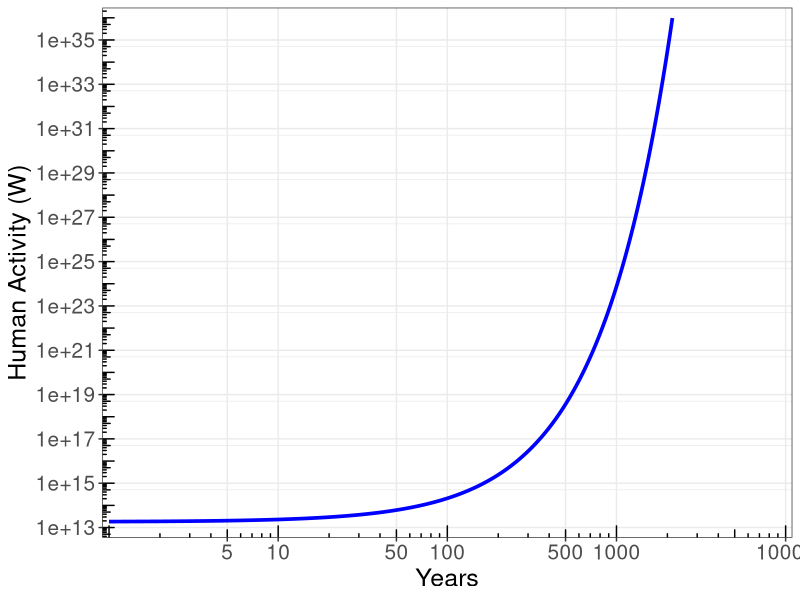
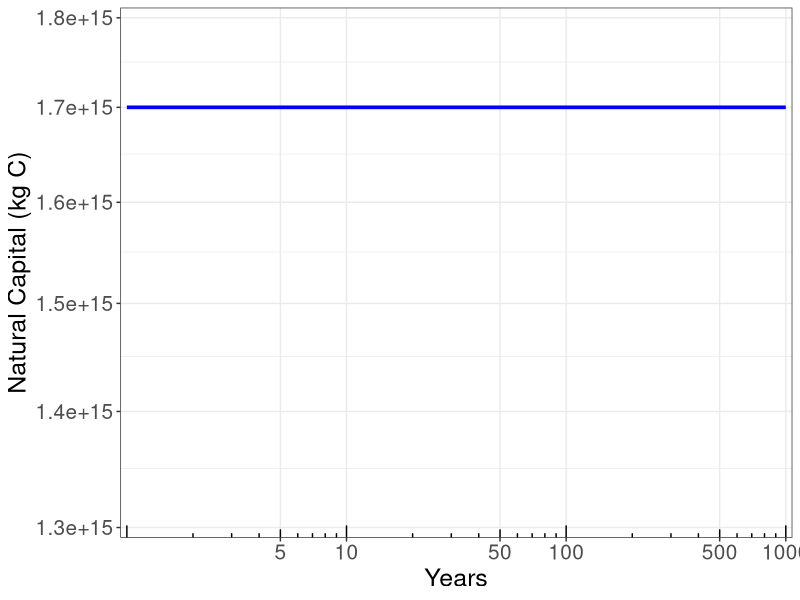

Recreate these plots in R, in order.
# Simulation: Sim02_FastTech_4Jun2014
# Description: green tech progress faster than overall growth
# last modified: by Dwayne June 4, 2014

###################################################################################
# load libraries
library("ggplot2")
library("grid")
library("scales")
###################################################################################
# CONSTANTS AND AUXILIARY VARIABLES

# run controls
starting_year <- 1
ending_year <- 10000

# constants
Rate_of_Increase_in_Human_Activity <- 0.02475 # /yr
Primary_Productivity <- 5.36e13 # kg C/yr
Replenishment_of_Natural_Capital <- Primary_Productivity
Unit_Depletion_of_Natural_Capital_t0 <- 5.5079e-08 # kg C / J/yr human activity
# Rate_of_Decrease_in_Unit_Depletion_of_Natural_Capital <- 0.0025 # /yr
Rate_of_Decrease_in_Unit_Depletion_of_Natural_Capital <- 0.03 # /yr
Effect_of_Natural_Capital_Depletion_on_Human_Activity <- 1.65e-16 # / kg C
Decrease_in_Human_Activity_t0 <- 0
Natural_Capital_Gap_t0 <- 0

# initialize stocks
Natural_Capital_t0 <- 1.70e15
Natural_Capital_NCU_t0 <- 100

Human_Activity_t0 <- 5.84063e20

Human_Activity_W_t0 <- # human activity, W
  Human_Activity_t0 * # human activity, J/yr
  1 * # 1 W / J/s
  1 / (365 * 24 * 60 * 60) # 1 yr / (365 d/yr * 24 hr/d * 60 min/hr * 60 s/min

Kardashev_Scale_t0 <- (log(Human_Activity_W_t0, 10) - 6) / 10


###################################################################################


###################################################################################
# STOCK 1: Human_Activity
# Units: J/yr
# Initial Value: 
#   Human_Activity_t0 <- 5.84063e14
#
# Inflow: Increase_in_Human_Activity
# Units: J/yr/yr
# Relationship:
#   Human_Activity (J/yr) * Rate_of_Increase_in_Human_Activity (/yr)

# Outflow: Decrease_in_Human_Activity
# Units: J/yr/yr
# Relationship:
#   (Natural_Capital_t0, kg C - Natural_Capital, kg C) *
#     Effect_of_Natural_Capital_Depletion_on_Human_Activity, J/yr/yr / kg C)
#
###################################################################################
# STOCK 2: Natural_Capital
# Units: kg C
# Initial Value: 
# Natural_Capital_t0 <- 1.70e15
# Constraint: must be <= initial value
#
# Inflow: Replenishment_of_Natural_Capital
# Units: kg C/yr
# Relationship: = Primary_Productivity (kg C/yr)

# Outflow: Depletion_of_Natural_Capital
# Units: kg C/yr
# Relationship: 
#   Initial Value: Depletion_of_Natural_Capital_t0, (kg C/J/yr)
#   Thereafter: Effect_of_Natural_Capital_Depletion_on_Human_Activity(t-1), (kg C/J/yr) * 
#     (1 - Rate_of_Decrease_in_Depletion_of_Natural_Capital), (/yr) *
#     Human_Activity(t-1) (J/yr)

# Natural_Capital <- min(Natural_Capital, Natural_Capital_t0) 
#     
###################################################################################
# SIMULATION
#
# initialize values

year <- starting_year

Depletion_of_Natural_Capital_t0 <- 
  Unit_Depletion_of_Natural_Capital_t0 * Human_Activity_t0

Output <- c(year, 
            Human_Activity_t0, 
            Human_Activity_W_t0,
            Kardashev_Scale_t0,
            Natural_Capital_t0,
            Natural_Capital_NCU_t0,
            Replenishment_of_Natural_Capital,
            Unit_Depletion_of_Natural_Capital_t0,
            Depletion_of_Natural_Capital_t0,
            Natural_Capital_Gap_t0,
            Decrease_in_Human_Activity_t0)

# names(Output) <- c("Year", 
#                        "Human_Activity", 
#                        "Kardashev_Scale",
#                        "Natural_Capital",
#                        "Natural_Capital_NCU",
#                        "Replenishment_of_Natural_Capital",
#                        "Unit_Depletion_of_Natural_Capital",
#                        "Depletion_of_Natural_Capital",
#                        "Natural_Capital_Gap",
#                        "Decrease_in_Human_Activity")

Human_Activity <- Human_Activity_t0
Natural_Capital <- Natural_Capital_t0
Unit_Depletion_of_Natural_Capital <- Unit_Depletion_of_Natural_Capital_t0

# complete simulation
while (year < ending_year) {
  Output_tminus1 <- Output
  year <- year + 1  
  
  # increment rate of natural capital depletion per unit human activity
  Unit_Depletion_of_Natural_Capital <- 
    Unit_Depletion_of_Natural_Capital *
    (1 - Rate_of_Decrease_in_Unit_Depletion_of_Natural_Capital)
  
  Depletion_of_Natural_Capital <- 
    Unit_Depletion_of_Natural_Capital * Human_Activity
  
  Natural_Capital_Gap <- Natural_Capital_t0 - Natural_Capital

  Decrease_in_Human_Activity <-
    Natural_Capital_Gap * 
    Effect_of_Natural_Capital_Depletion_on_Human_Activity *
    Human_Activity
  
  # perform mass balance on stocks
  
  Human_Activity <-
    Human_Activity +
    Human_Activity * Rate_of_Increase_in_Human_Activity - 
    Decrease_in_Human_Activity

  Natural_Capital <-
    Natural_Capital +
    Replenishment_of_Natural_Capital - 
    Depletion_of_Natural_Capital
  
  #constrain natural capital to less than or equal to initial value
  Natural_Capital <- min(Natural_Capital, Natural_Capital_t0)
  Natural_Capital <- max(Natural_Capital, 0)
  
  # define an arbitrary unit of natural capital
  Natural_Capital_NCU <- Natural_Capital * 100 / Natural_Capital_t0
  
  # calculate human activity in W and the Kardashev Scale
  Human_Activity_W <- # human activity, W
    Human_Activity * # human activity, J/yr
    1 * # 1 W / J/s
    1 / (365 * 24 * 60 * 60) # 1 yr / (365 d/yr * 24 hr/d * 60 min/hr * 60 s/min
  
  Kardashev_Scale <- (log(Human_Activity_W, 10) - 6) / 10
  if (Kardashev_Scale >= 3.0) break
  
  # add newest values to output data set
  new_output <- c(year, 
                  Human_Activity,
                  Human_Activity_W,
                  Kardashev_Scale,
                  Natural_Capital,
                  Natural_Capital_NCU,
                  Replenishment_of_Natural_Capital,
                  Unit_Depletion_of_Natural_Capital,
                  Depletion_of_Natural_Capital,
                  Natural_Capital_Gap,
                  Decrease_in_Human_Activity)
  
  names(new_output) <- c("Year", 
                         "Human_Activity",
                         "Human_Activity_W",
                         "Kardashev_Scale",
                         "Natural_Capital",
                         "Natural_Capital_NCU",
                         "Replenishment_of_Natural_Capital",
                         "Unit_Depletion_of_Natural_Capital",
                         "Depletion_of_Natural_Capital",
                         "Natural_Capital_Gap",
                         "Decrease_in_Human_Activity")

  Output <- rbind(Output, new_output)

}
###################################################################################

#Output # uncomment to print output data set if desired

# plot outputs of interest

# # plot human activity stock
# plot(
#   Output[,3]~Output[,1],
#   type="l",
#   xlab="Year",
#   ylab="Human Activity (Kardashev Scale)",
#   log="x"
#   )
# 
# # plot natural capital stock
# plot(
#   Output[,1], Output[,5],
#   log="x",
#   type="l",
#   xlab="Year",
#   ylab="Natural Capital (arbitrary units, 2013=100)"
#   )

# plot outputs in ggplot2

# convert from a matrix to a data frame (required for ggplot)
Output_df <- as.data.frame(Output)

# PLOT HUMAN ACTIVITY (FIGURE 13)
# assign data to be plotted
Human_Activity_Plot_1 <- ggplot(
  data = Output_df, # data set
  aes(x = Output_df$Year, # x variable
      y = Output_df$Human_Activity_W # y variable
  ),
)

# assign type of plot and any statistics to calculate
Human_Activity_Plot_2 <- Human_Activity_Plot_1 + 
  geom_line( # a basic line
    stat = "identity", # plot the actual value, no statistical transformation
    color = "blue", # set the line color
    size = 1.25 # set the line width
  )

# assign a theme
Human_Activity_Plot_3 <- Human_Activity_Plot_2 +
  theme_bw()  # a basic black and white theme

# log transform axes
Human_Activity_Plot_6 <- Human_Activity_Plot_3 +
  coord_trans(
    x = "log10", # transform x axis to log scale 
    y = "log10" # transform y axis to log scale
  )

# set axis labels, scales, and intervals

Human_Activity_Plot_7 <- Human_Activity_Plot_6 +
  scale_x_continuous(
    name = "Years", # x axis label
    limits = c(1, 10000), # set x axis limits
    breaks = c(5, 10, 50, 100, 500, 1000, 10000), # x axis limits and interval
    minor_breaks = function(x) log10(x)/10, # specify minor breaks (NOT DEBUGGED)
    expand = c(0.01,0) # control where y axis crosses - first number is fraction of plot left as white space
    #     labels = c("Years", "", "Decades", "", "Centuries", "") # replace x-axis numbers with text labels
  ) +
  scale_y_continuous(
    name = ("Human Activity (W)"), # y axis label
    limits = c(1e13, 1e36), # set y axis limits
    breaks = c(1e13, 1e15, 1e17, 1e19, 1e21, 
               1e23, 1e25, 1e27, 1e29, 1e31,
               1e33, 1e35), # set breaks and tick marks
    expand = c(0.02,0) # control where x axis crosses - first number is fraction left as white space
  )

# set font size of labels and numbers on axes

Human_Activity_Plot_8 <- Human_Activity_Plot_7 +
  theme(
    axis.title.x = element_text(size = 18), # set font size of x axis label
    axis.text.x = element_text(size = 15), # set font size of x axis text
    axis.title.y = element_text(size = 18), # set font size of y axis label
    axis.text.y = element_text(size = 15), # set font size of y axis text
    panel.grid.minor = element_line() # specify minor grid lines (NOT DEBUGGED)
  )

# set tick marks

Human_Activity_Plot_9 <- Human_Activity_Plot_8 +
  annotation_logticks( # adds tick marks to a log scale
    scaled = FALSE # tells R we have transformed the axis, not the data
  )

Human_Activity_Plot_9


# PLOT NATURAL CAPITAL

# assign data to be plotted
Natural_Capital_Plot_1 <- ggplot(
  data = Output_df, # data set
  aes(x = Output_df$Year, # x variable
      y = Output_df$Natural_Capital # y variable
  ),
)

# assign type of plot and any statistics to calculate
Natural_Capital_Plot_2 <- Natural_Capital_Plot_1 + 
  geom_line( # a basic line
    stat = "identity", # plot the actual value, no statistical transformation
    color = "blue", # set the line color
    size = 1.25 # set the line width
  )

# assign a theme
Natural_Capital_Plot_3 <- Natural_Capital_Plot_2 +
  theme_bw()  # a basic black and white theme

# log transform axes
Natural_Capital_Plot_4 <- Natural_Capital_Plot_3 +
  coord_trans(
    x = "log10", # transform x axis to log scale 
    y = "log10" # transform y axis to log scale
  )

# set axis labels, scales, and intervals

Natural_Capital_Plot_5 <- Natural_Capital_Plot_4 +
  scale_x_continuous(
    name = "Years", # x axis label
    limits = c(1, 1000), # set x axis limits
    breaks = c(5, 10, 50, 100, 500, 1000), # x axis limits and interval
    minor_breaks = function(x) log10(x)/10, # specify minor breaks (NOT DEBUGGED)
    expand = c(0.01,0) # control where y axis crosses - first number is fraction of plot left as white space
    #     labels = c("Years", "", "Decades", "", "Centuries", "") # replace x-axis numbers with text labels
  ) +
  scale_y_continuous(
    name = ("Natural Capital (kg C)"), # y axis label
    limits = c(1.3e15, 1.8e15), # set y axis limits
    breaks = c(1.3e15, 1.4e15, 1.5e15, 1.6e15, 1.7e15, 1.8e15), # set breaks and tick marks
    expand = c(0.02,0) # control where x axis crosses - first number is fraction left as white space
  )

# set font size of labels and numbers on axes

Natural_Capital_Plot_6 <- Natural_Capital_Plot_5 +
  theme(
    axis.title.x = element_text(size = 18), # set font size of x axis label
    axis.text.x = element_text(size = 15), # set font size of x axis text
    axis.title.y = element_text(size = 18), # set font size of y axis label
    axis.text.y = element_text(size = 15), # set font size of y axis text
    panel.grid.minor = element_line() # specify minor grid lines (NOT DEBUGGED)
  )

# set tick marks

Natural_Capital_Plot_7 <- Natural_Capital_Plot_6 +
  annotation_logticks( # adds tick marks to a log scale
    scaled = FALSE # tells R we have transformed the axis, not the data
  )

Natural_Capital_Plot_7
